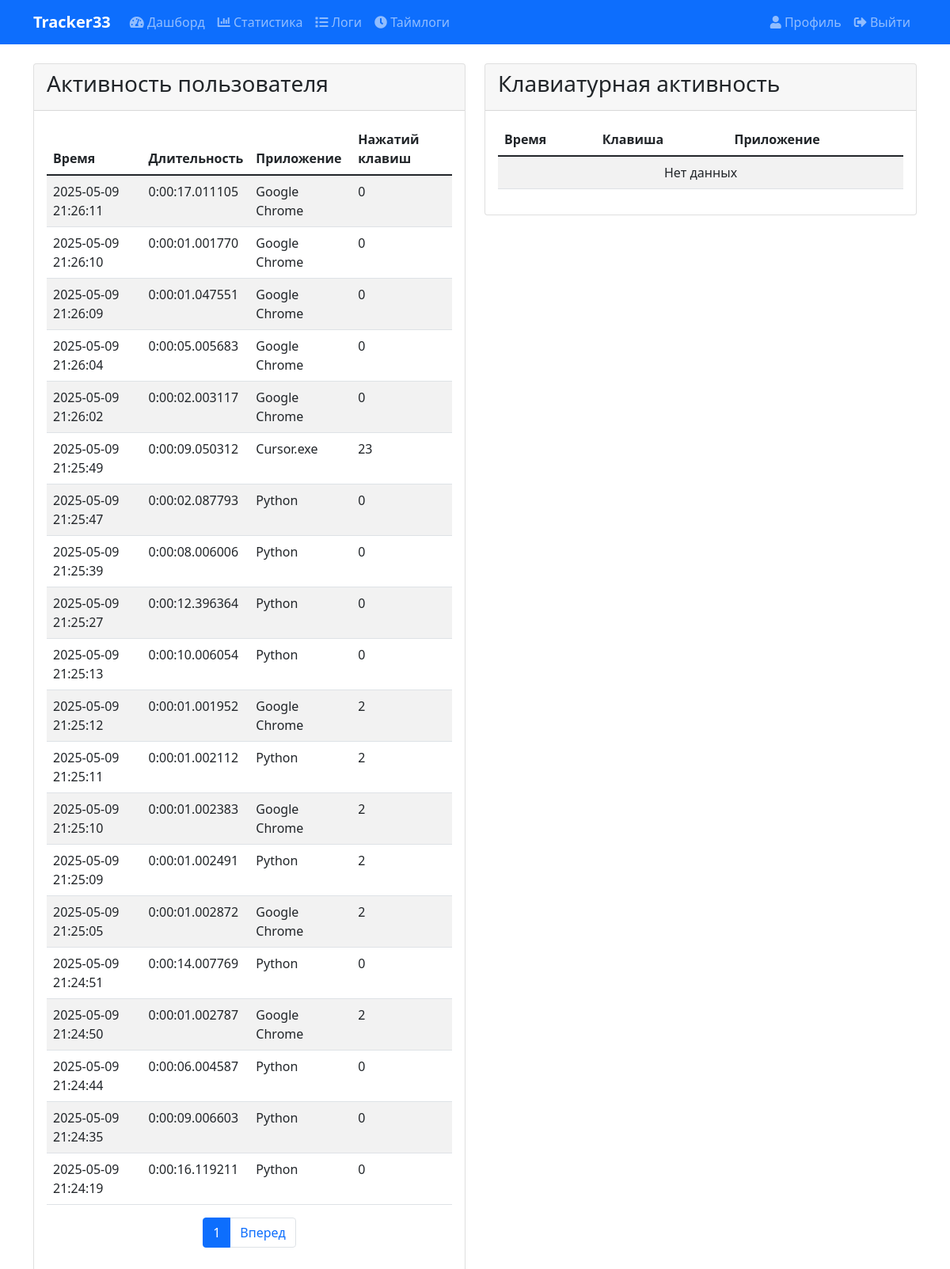
The app's page /api/logs/ (signed in), older data.
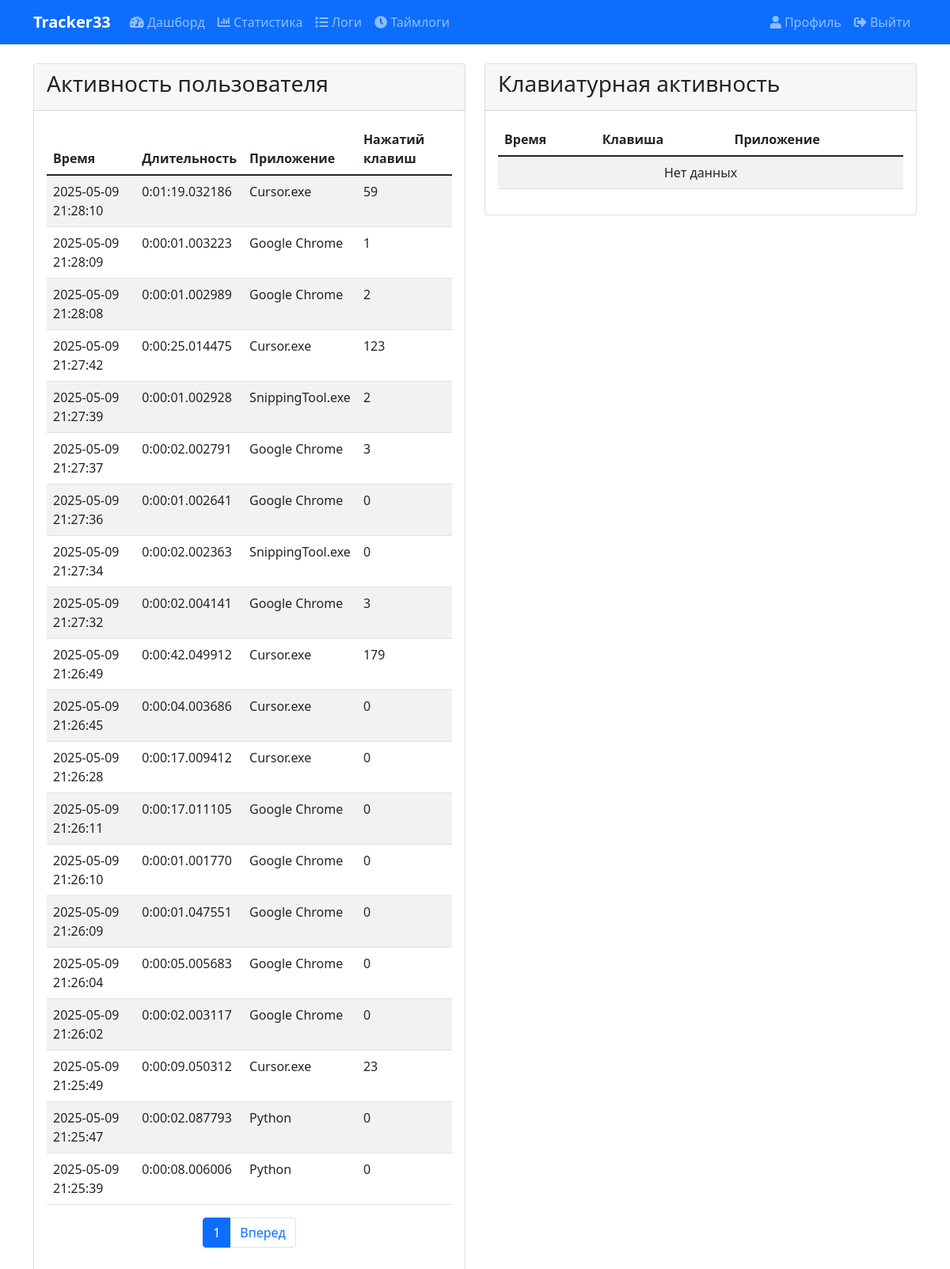
The same page, newer data.
### tracking/models.py (models this page shows, shortened)
class UserActivity(models.Model):
    user = models.ForeignKey(CustomUser, on_delete=models.CASCADE, verbose_name='Пользователь')
    application = models.ForeignKey(Application, on_delete=models.CASCADE, verbose_name='Приложение')
    start_time = models.DateTimeField(verbose_name='Время начала')
    end_time = models.DateTimeField(verbose_name='Время окончания')
    duration = models.DurationField(verbose_name='Длительность', null=True, blank=True)
    keyboard_presses = models.IntegerField(default=0, verbose_name='Количество нажатий клавиш')
    class Meta:
        verbose_name = 'Активность пользователя'
        verbose_name_plural = 'Активности пользователей'
        indexes = [
            models.Index(fields=['user', 'start_time']),
            models.Index(fields=['user', 'end_time']),
            models.Index(fields=['application', 'start_time']),
            models.Index(fields=['application', 'end_time']),
        ]

class Application(models.Model):
    user = models.ForeignKey(CustomUser, on_delete=models.CASCADE, related_name='tracked_apps', null=True, blank=True)
    name = models.CharField(max_length=255, verbose_name='Название приложения')
    process_name = models.CharField(max_length=255, verbose_name='Имя процесса')
    is_active = models.BooleanField(default=True, verbose_name='Активно')
    is_productive = models.BooleanField(default=False, verbose_name='Полезное приложение')
    created_at = models.DateTimeField(default=timezone.now)
    updated_at = models.DateTimeField(auto_now=True)
    class Meta:
        verbose_name = 'Приложение'
        verbose_name_plural = 'Приложения'
        unique_together = ('user', 'process_name')
        ordering = ['name']
        indexes = [
            models.Index(fields=['user', 'is_active']),
            models.Index(fields=['user', 'is_productive']),
            models.Index(fields=['process_name']),
        ]

### tracking/views.py (the view)
# urls.py: path('logs/', LogsView.as_view(), name='logs'),
class LogsView(LoginRequiredMixin, ListView):
    template_name = 'logs.html'
    model = UserActivity
    context_object_name = 'activities'
    paginate_by = 20
    def get_queryset(self):
        return UserActivity.objects.filter(
            user=self.request.user
        ).order_by('-start_time')
    def get_context_data(self, **kwargs):
        context = super().get_context_data(**kwargs)
        context['keyboard_activities'] = KeyboardActivity.objects.filter(
            user=self.request.user
        ).order_by('-timestamp')[:20]
        return context

### tracking/logging.py (called while the page is built)
    @staticmethod
    def log_view_performance(view_name, response_time, status_code):
        log_data = {
            'timestamp': datetime.now().isoformat(),
            'view_name': view_name,
            'response_time': response_time,
            'status_code': status_code
        }
        performance_logger.info(json.dumps(log_data))

### templates/logs.html (shortened to what this page needs)
{% extends 'base.html' %}
{% block content %}
<div class="row">
    <div class="col-md-6">
        <div class="card">
            <div class="card-header">
                <h3 class="card-title">Активность пользователя</h3>
            </div>
            <div class="card-body">
                <div class="table-responsive">
                    <table class="table table-striped">
                        <thead>
                            <tr>
                                <th>Время</th>
                                <th>Длительность</th>
                                <th>Приложение</th>
                                <th>Нажатий клавиш</th>
                            </tr>
                        </thead>
                        <tbody>
                            {% for activity in activities %}
                            <tr>
                                <td>{{ activity.start_time|date:"Y-m-d H:i:s" }}</td>
                                <td>{{ activity.duration }}</td>
                                <td>{{ activity.application.name }}</td>
                                <td>{{ activity.keyboard_presses }}</td>
                            </tr>
                            {% empty %}
                            <tr>
                                <td colspan="4" class="text-center">Нет данных</td>
                            </tr>
                            {% endfor %}
                        </tbody>
                    </table>
                </div>
                {% if is_paginated %}
                <nav aria-label="Page navigation">
                    <ul class="pagination justify-content-center">
                        <li class="page-item active">
                            <span class="page-link">{{ page_obj.number }}</span>
                        </li>
                        {% if page_obj.has_next %}
                        <li class="page-item">
                            <a class="page-link" href="?page={{ page_obj.next_page_number }}">Вперед</a>
                        </li>
                        {% endif %}
                    </ul>
                </nav>
                {% endif %}
            </div>
        </div>
    </div>
    <div class="col-md-6">
        <div class="card">
            <div class="card-header">
                <h3 class="card-title">Клавиатурная активность</h3>
            </div>
            <div class="card-body">
                <div class="table-responsive">
                    <table class="table table-striped">
                        <thead>
                            <tr>
                                <th>Время</th>
                                <th>Клавиша</th>
                                <th>Приложение</th>
                            </tr>
                        </thead>
                        <tbody>
                            {% for activity in keyboard_activities %}
                            <tr>
                                <td>{{ activity.timestamp|date:"Y-m-d H:i:s" }}</td>
                                <td>{{ activity.key_pressed }}</td>
                                <td>{{ activity.application.name }}</td>
                            </tr>
                            {% empty %}
                            <tr>
                                <td colspan="3" class="text-center">Нет данных</td>
                            </tr>
                            {% endfor %}
                        </tbody>
                    </table>
                </div>
            </div>
        </div>
    </div>
</div>
{% endblock %}

Row changes from the older to the newer data that the page shows:
no longer on this page (row unchanged): UserActivity: start_time "2025-05-09 21:25:27", duration "0:00:12.396364", application.name "Python", keyboard_presses "0"
no longer on this page (row unchanged): UserActivity: start_time "2025-05-09 21:25:13", duration "0:00:10.006054", application.name "Python", keyboard_presses "0"
no longer on this page (row unchanged): UserActivity: start_time "2025-05-09 21:25:12", duration "0:00:01.001952", application.name "Google Chrome", keyboard_presses "2"
no longer on this page (row unchanged): UserActivity: start_time "2025-05-09 21:25:11", duration "0:00:01.002112", application.name "Python", keyboard_presses "2"
no longer on this page (row unchanged): UserActivity: start_time "2025-05-09 21:25:10", duration "0:00:01.002383", application.name "Google Chrome", keyboard_presses "2"
no longer on this page (row unchanged): UserActivity: start_time "2025-05-09 21:25:09", duration "0:00:01.002491", application.name "Python", keyboard_presses "2"
no longer on this page (row unchanged): UserActivity: start_time "2025-05-09 21:25:05", duration "0:00:01.002872", application.name "Google Chrome", keyboard_presses "2"
no longer on this page (row unchanged): UserActivity: start_time "2025-05-09 21:24:51", duration "0:00:14.007769", application.name "Python", keyboard_presses "0"
no longer on this page (row unchanged): UserActivity: start_time "2025-05-09 21:24:50", duration "0:00:01.002787", application.name "Google Chrome", keyboard_presses "2"
no longer on this page (row unchanged): UserActivity: start_time "2025-05-09 21:24:44", duration "0:00:06.004587", application.name "Python", keyboard_presses "0"
no longer on this page (row unchanged): UserActivity: start_time "2025-05-09 21:24:35", duration "0:00:09.006603", application.name "Python", keyboard_presses "0"
no longer on this page (row unchanged): UserActivity: start_time "2025-05-09 21:24:19", duration "0:00:16.119211", application.name "Python", keyboard_presses "0"
added UserActivity: start_time "2025-05-09 21:28:10", duration "0:01:19.032186", application.name "Cursor.exe", keyboard_presses "59"
added UserActivity: start_time "2025-05-09 21:28:09", duration "0:00:01.003223", application.name "Google Chrome", keyboard_presses "1"
added UserActivity: start_time "2025-05-09 21:28:08", duration "0:00:01.002989", application.name "Google Chrome", keyboard_presses "2"
added UserActivity: start_time "2025-05-09 21:27:42", duration "0:00:25.014475", application.name "Cursor.exe", keyboard_presses "123"
added UserActivity: start_time "2025-05-09 21:27:39", duration "0:00:01.002928", application.name "SnippingTool.exe", keyboard_presses "2"
added UserActivity: start_time "2025-05-09 21:27:37", duration "0:00:02.002791", application.name "Google Chrome", keyboard_presses "3"
added UserActivity: start_time "2025-05-09 21:27:36", duration "0:00:01.002641", application.name "Google Chrome", keyboard_presses "0"
added UserActivity: start_time "2025-05-09 21:27:34", duration "0:00:02.002363", application.name "SnippingTool.exe", keyboard_presses "0"
added UserActivity: start_time "2025-05-09 21:27:32", duration "0:00:02.004141", application.name "Google Chrome", keyboard_presses "3"
added UserActivity: start_time "2025-05-09 21:26:49", duration "0:00:42.049912", application.name "Cursor.exe", keyboard_presses "179"
added UserActivity: start_time "2025-05-09 21:26:45", duration "0:00:04.003686", application.name "Cursor.exe", keyboard_presses "0"
added UserActivity: start_time "2025-05-09 21:26:28", duration "0:00:17.009412", application.name "Cursor.exe", keyboard_presses "0"
